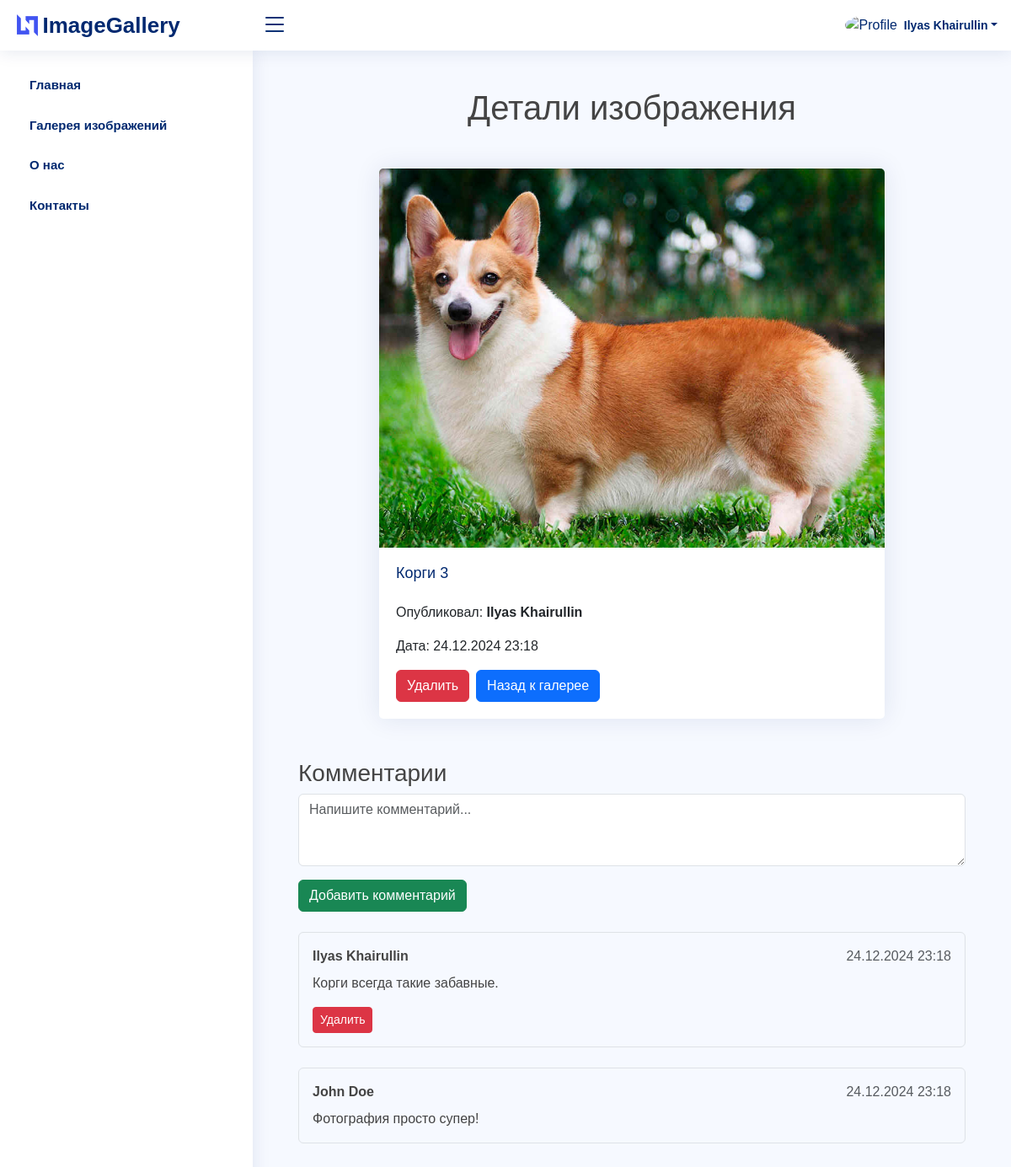
Page /view_image?id=3 (signed in) on the committed database.
### tables this page shows
CREATE TABLE images (
  id INTEGER PRIMARY KEY AUTOINCREMENT,
  user_id INTEGER NOT NULL,
  filename TEXT NOT NULL,
  description TEXT,
  created_at DATETIME DEFAULT CURRENT_TIMESTAMP,

  FOREIGN KEY (user_id) REFERENCES users (id)
);

### app/bootstrap.php (called while the page is built, shortened)
<?php
    require_once 'core/model.php';
    Route::start();

### public/index.php (called while the page is built, shortened)
<?php
    require_once '../app/bootstrap.php';

### app/core/model.php (called while the page is built, shortened)
<?php
    class Model
    {
        public function __construct() {
            try {
                $this->db = new PDO(DATABASE);
            } catch (PDOException $e) {
                die('Connection failed: ' . $e->getMessage());
            }
        }
    }

### app/models/model_gallery.php (called while the page is built, shortened)
<?php
class Model_Gallery extends Model
{
    public function checkCommentsTableExists()
    {
        $checkTable = $this->db->query("SELECT name FROM sqlite_master WHERE type='table' AND name='comments';");
        if ($checkTable->fetchColumn() === false) {
            return false;
        } else {
            return true;
        }
    }
    public function getImageById($id)
    {
        $commentsTableExists = $this->checkCommentsTableExists();
        $query = "
            SELECT
                images.*,
                users.name AS uploader_name
        ";
        if ($commentsTableExists) {
            $query .= ",
                comments.id AS comment_id,
                comments.comment,
                comments.created_at AS comment_created_at,
                users_comments.name AS commenter_name
            ";
        }
        $query .= "
            FROM images
            INNER JOIN users ON images.user_id = users.id
        ";
        if ($commentsTableExists) {
            $query .= "
                LEFT JOIN comments ON comments.image_id = images.id
                LEFT JOIN users AS users_comments ON comments.user_id = users_comments.id
            ";
        }
        $query .= " WHERE images.id = :id";
        $stmt = $this->db->prepare($query);
        $stmt->bindParam(':id', $id, PDO::PARAM_INT);
        $stmt->execute();
        return $stmt->fetchAll(PDO::FETCH_ASSOC);
    }
}

### app/views/image_details_view.php (the view, shortened to what this page needs)
<div class="container mt-4">
    <h1 class="text-center mb-5">Детали изображения</h1>
    <div class="card mx-auto" style="max-width: 600px;">
        <?php if (file_exists(UPLOAD_DIR . htmlspecialchars($data['filename']))): ?>
            <img src="<?= UPLOAD_DIR . htmlspecialchars($data['filename']); ?>" class="card-img-top" alt="Изображение">
        <?php else: ?>
            <p class="text-center mt-3 mb-0 text-danger fw-bold">Нет изображения</p>
        <?php endif; ?>
        <div class="card-body">
            <h5 class="card-title pt-0"><?= htmlspecialchars($data['description'] ?: 'Нет описания'); ?></h5>
            <p class="card-text">Опубликовал: <b><?= htmlspecialchars($data['uploader_name']); ?></b></p>
            <p class="card-text">Дата: <?= htmlspecialchars(date('d.m.Y H:i', strtotime($data['created_at']))); ?></p>
            <div class="d-flex gap-2">
                <?php if (isset($_SESSION['user']['id']) && $_SESSION['user']['id'] == $data['user_id']): ?>
                    <form method="POST" action="/delete_image" onsubmit="return confirm('Вы уверены, что хотите удалить это изображение?');">
                        <button type="submit" class="btn btn-danger">Удалить</button>
                    </form>
                <?php endif; ?>
                <a href="/gallery" class="btn btn-primary">Назад к галерее</a>
            </div>
        </div>
    </div>
    <?php if ($commentsTableExists): ?>
        <div class="mt-5 mb-5">
            <h3>Комментарии</h3>
            <?php if (isset($_SESSION['user'])): ?>
                <form method="POST" action="/add_comment">
                    <div class="mb-3">
                        <textarea name="comment" class="form-control" placeholder="Напишите комментарий..." rows="3" required></textarea>
                    </div>
                    <button type="submit" class="btn btn-success">Добавить комментарий</button>
                </form>
            <?php endif; ?>
            <div class="comments-section mt-4">
                <?php if (!empty($comments)): ?>
                    <?php foreach ($comments as $comment): ?>
                        <div class="comment-block mb-4 p-3 border rounded">
                            <div class="comment-header d-flex justify-content-between">
                                <span><b><?= htmlspecialchars($comment['commenter_name']); ?></b></span>
                                <span class="text-muted"><?= htmlspecialchars(date('d.m.Y H:i', strtotime($comment['created_at']))); ?></span>
                            </div>
                            <div class="comment-body mt-2">
                                <p class="mb-0"><?= nl2br(htmlspecialchars($comment['comment'])); ?></p>
                            </div>
                            <?php if (isset($_SESSION['user']['id']) && $_SESSION['user']['name'] == $comment['commenter_name']): ?>
                                <form method="POST" action="/delete_comment" class="d-inline mt" onsubmit="return confirm('Вы уверены, что хотите удалить этот комментарий?');">
                                    <button type="submit" class="btn btn-danger btn-sm mt-3">Удалить</button>
                                </form>
                            <?php endif; ?>
                        </div>
                    <?php endforeach; ?>
                <?php else: ?>
                    <p class="text-center">Нет доступных комментариев</p>
                <?php endif; ?>
            </div>
        </div>
    <?php else: ?>
        <div class="alert alert-info mt-4">
            Ошибка сервера! Комментарии недоступны!
        </div>
    <?php endif; ?>
</div>

### public/assets/css/style.css (style rules this page uses)
:root { scroll-behavior: smooth; }
body { font-family: "Montserrat", sans-serif; background: #f6f9ff; color: #444444; }
a { color: #4154f1; text-decoration: none; }
h1, h2, h3, h4, h5, h6 { font-family: "Montserrat", sans-serif; }
.card-img-top { width: 100%; aspect-ratio: 4 / 3; object-fit: cover; }
.card { margin-bottom: 30px; border: none; border-radius: 5px; box-shadow: 0px 0 30px rgba(1, 41, 112, 0.1); }
.card-title { padding: 20px 0 15px 0; font-size: 18px; font-weight: 500; color: #012970; font-family: "Montserrat", sans-serif; }
.card-body { padding: 20px 20px 20px 20px; }

### rows in the picture
images: filename (picture), description "Корги 3", created_at "24.12.2024 23:18", commenter_name "Ilyas Khairullin", comment "Корги всегда такие забавные.", commenter_name "John Doe", comment "Фотография просто супер!"

### other values in the picture
$user['name'] "Ilyas Khairullin"
$data['uploader_name'] "Ilyas Khairullin"
